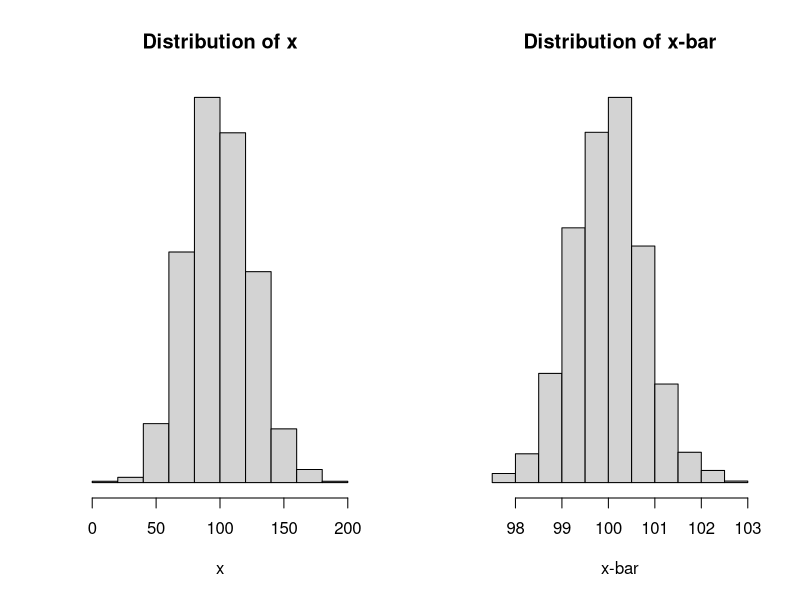
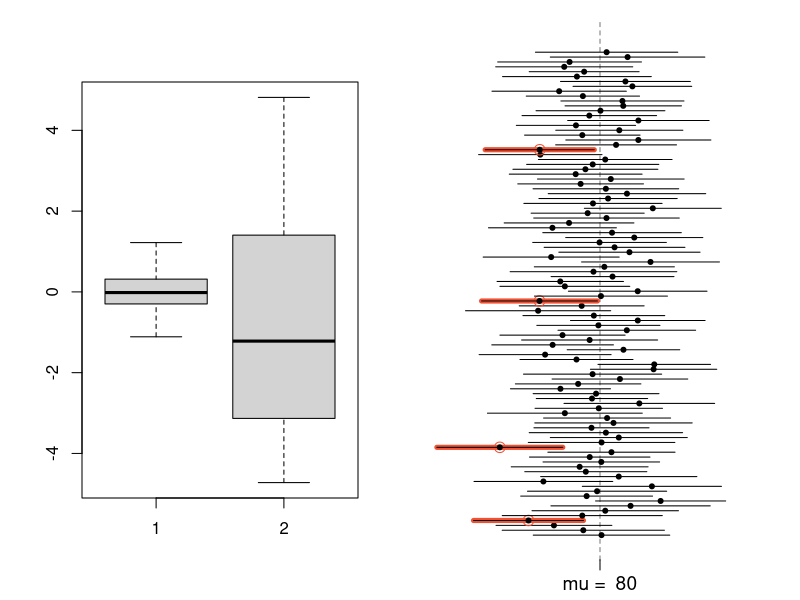
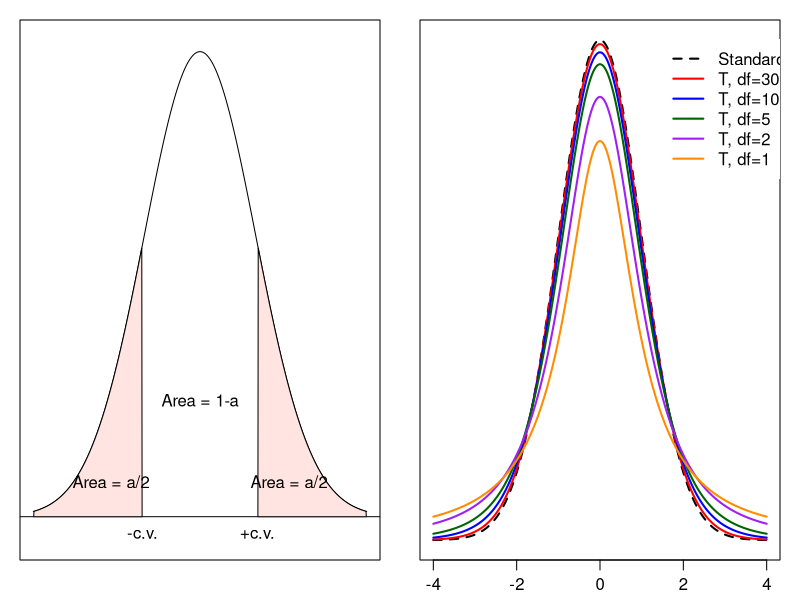

Write the R code that produced these figures, in order.
## ---- chunk 1
set.seed(0)
par(mfrow=c(1,2))
dat <- matrix(rnorm(1000000,100,25), nrow=1000, byrow=TRUE)
hist(dat[1,], freq=FALSE, main="Distribution of x", xlab="x", ylab="", yaxt="n")
hist(rowMeans(dat), freq=FALSE, main="Distribution of x-bar", xlab="x-bar", ylab="", yaxt="n")
## ---- chunk 2
set.seed(0)
dat <- c(rnorm(100,0,0.5), runif(100,-5,5))
grp <- c(rep(1,100),rep(2,100))
boxplot(dat~grp, ylab="", xlab="")
## ---- chunk 3
contains <- function(l,u,m){
  if(l < m & m < u) return(TRUE)
  else return(FALSE)
}
plot_ci <- function(lo, hi, m){
  par(mar=c(2, 1, 1, 1), mgp=c(2.7, 0.7, 0))
  k <- 100
  ci.max <- max(rowSums(matrix(c(-1*lo,hi),ncol=2)))

  xR <- m + ci.max*c(-1, 1)
  yR <- c(0, 41*k/40)

  plot(xR, yR, type='n', xlab='', ylab='', axes=FALSE)
  abline(v=m, lty=2, col='#00000088')
  axis(1, at=m, paste("mu = ",round(m,4)), cex.axis=1.15)
  #axis(2)
  for(i in 1:k){
    x <- mean(c(hi[i],lo[i]))
	  ci <- c(lo[i],hi[i])
	  if(contains(lo[i],hi[i],m)==FALSE){
		  col <- "#F05133"
		  points(x, i, cex=1.4, col=col)
#		  points(x, i, pch=20, cex=1.2, col=col)
		  lines(ci, rep(i, 2), col=col, lwd=5)
	  }
	  col <- 1
  	points(x, i, pch=20, cex=1, col=col)
	  lines(ci, rep(i, 2), col=col)
  }
}

set.seed(0)
population <- rnorm(1000000,80,25)
samp_mean <- rep(NA, 100)
samp_sd <- rep(NA, 100)
n <- 60
for(i in 1:100){
  samp <- sample(population, n) # obtain a sample of size n = 60 from the population
  samp_mean[i] <- mean(samp)    # save sample mean in ith element of samp_mean
  samp_sd[i] <- sd(samp)        # save sample sd in ith element of samp_sd
}
cv <- -qnorm(0.05/2)
lower_vector <- samp_mean - cv * samp_sd / sqrt(n) 
upper_vector <- samp_mean + cv * samp_sd / sqrt(n)
plot_ci(lower_vector, upper_vector, 80)
## ---- chunk 4
x <- seq(-3,3,length.out=1000)
y <- dnorm(x)
x1 <- -3; x2 <- -qnorm(0.85); x3 <- qnorm(0.85); x4 <- 3
x.coord <- c(x[x > x1 & x < x2])
y.coord <- y[x > x1 & x < x2]
x.coord2 <- c(x[x > x3 & x < x4])
y.coord2 <- y[x > x3 & x < x4]
plot(x,y,type='l', xaxt='n', yaxt='n', ylab="",xlab="", ylim=c(-0.02,max(y)+0.01)) #
abline(h=0); abline(v=1100)
polygon(x=x.coord, y= c(0, y.coord[2:(length(y.coord)-1)], 0), col="mistyrose")
polygon(x=x.coord2, y= c(0, y.coord2[2:(length(y.coord)-1)], 0), col="mistyrose")
text(-1.6,0.03,"Area = a/2"); text(1.6,0.03,"Area = a/2"); text(0,0.1,"Area = 1-a")
text(x2, 0.-0.015, "-c.v."); text(x3, -0.015, "+c.v.")
## ---- chunk 5
qnorm(0.965)
## ---- chunk 6
x <- seq(-4,4,length.out=1000)
y <- dnorm(x)
t1 <- dt(x, 30)
t2 <- dt(x, 10)
t3 <- dt(x, 5)
t4 <- dt(x, 2)
t5 <- dt(x, 1)
plot(x,y,type='l', lwd=2, lty=2, yaxt='n', ylab="",xlab="") 
points(x,t1,type='l',lwd=2, col='red') 
points(x,t2,type='l',lwd=2, col='blue') 
points(x,t3,type='l',lwd=2, col='darkgreen')
points(x,t4,type='l',lwd=2, col='purple')
points(x,t5,type='l',lwd=2, col='darkorange')
legend(1.4,0.4,legend=c("Standard Normal","T, df=30","T, df=10","T, df=5","T, df=2","T, df=1"),
       col=c('black','red','blue','darkgreen','purple','darkorange'), lwd=2, lty=c(2,1,1,1,1,1), box.lty=0)
## ---- chunk 7
qt(p = 0.99, df = 14)
## ---- chunk 8
attach(Loblolly)
## ---- chunk 9
t.test(x = height, conf.level = 0.95)
## ---- chunk 10
detach(Loblolly)
